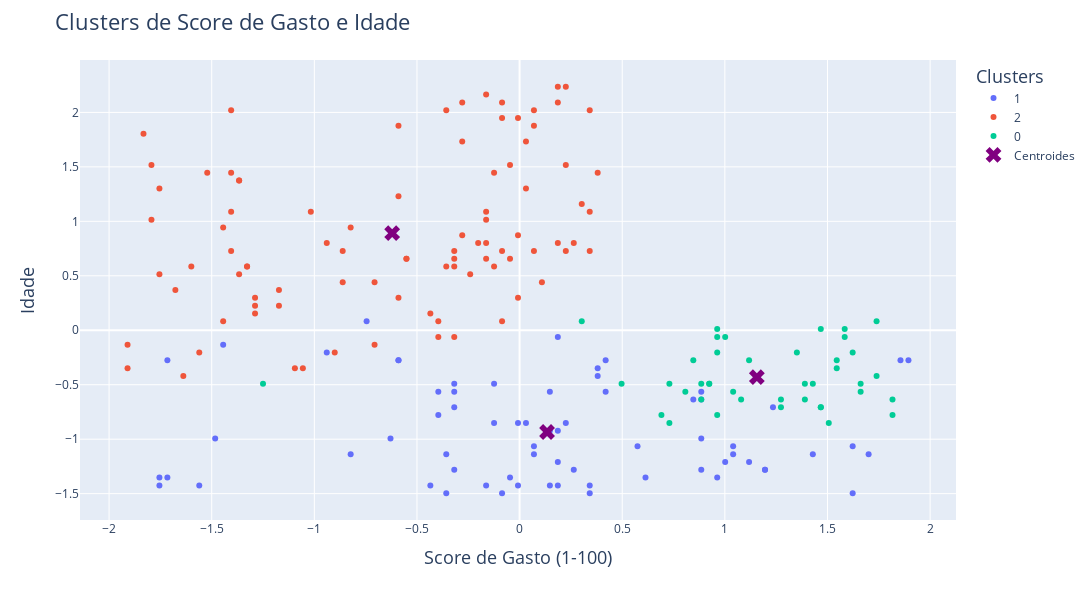

Source (notebook cell):
### Markdown cell above
### Segundo Gráfico: Score X Idade

### Code cell
clusters_df = pd.DataFrame({ 
    'Score de Gasto': df_padronizado['Spending_Score'], 
    'Idade': df_padronizado['Age'],
    'cluster': labels.astype(str) 
})

fig = px.scatter(clusters_df, x='Score de Gasto', y= 'Idade', color='cluster') 


fig.add_scatter(x=df_centroides['Score_Gasto'], y=df_centroides['Idade'],  
                mode='markers', marker=dict(color='purple', symbol='x', size= 14),
                name='Centroides')

fig.update_layout(xaxis_title={'text':'Score de Gasto (1-100)', 'font': {'size': 18 }},
                  yaxis_title={'text':'Idade', 'font': {'size': 18 }}, 
                  legend_title={'text':'Clusters', 'font': {'size': 18}},
                  title={'text': 'Clusters de Score de Gasto e Idade', 'font': {'size': 22}},
                  width=1625, height=600)
